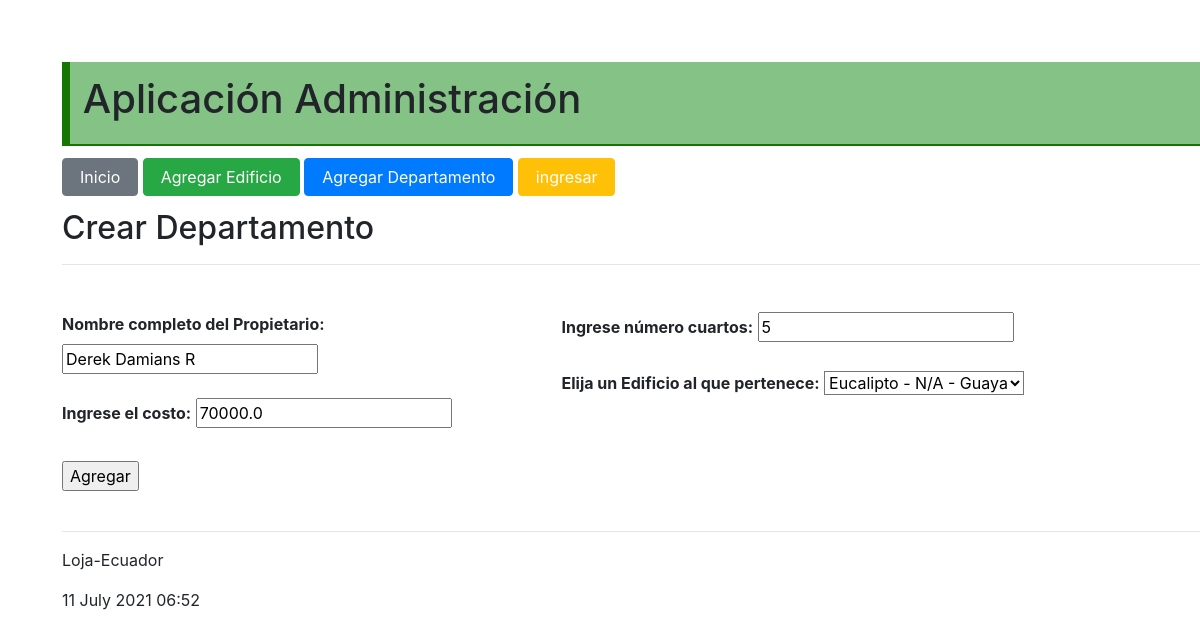
The app's page /editar/departamento/30 with its own data.
### administrativo/models.py (models this page shows, shortened)
class Departamento(models.Model):
    nombre_propietario = models.CharField(max_length=100)
    costo = models.FloatField()
    numero_cuartos = models.IntegerField()
    edificio = models.ForeignKey(Edificio, on_delete=models.CASCADE,
            related_name="departamentos")

### administrativo/views.py (the view)
# urls.py: path('editar/departamento/<int:id>', views.editar_departamento,
def editar_departamento(request, id):
    departamento = Departamento.objects.get(pk=id)
    if request.method=='POST':
        formulario = DepartamentoForm(request.POST, instance=departamento)
        print(formulario.errors)
        if formulario.is_valid():
            formulario.save()
            return redirect(index)
    else:
        formulario = DepartamentoForm(instance=departamento)
    diccionario = {'formulario': formulario}
    return render(request, 'crearDepartamento.html', diccionario)

### administrativo/forms.py (shortened to what this page needs)
class DepartamentoForm(ModelForm):
    class Meta:
        model = Departamento
        fields = ['nombre_propietario', 'costo', 'numero_cuartos', 'edificio']
        labels = {
                'nombre_propietario': _('Ingrese nombre del propietario por favor'),
                'costo': _('Ingrese el costo por favor'),
                'numero_cuartos': _('Ingrese el numero de cuartos por favor'),
                'edificio': _('Elija un edificio'),
            }

### administrativo/models.py (called while the page is built)
    def __str__(self):
        return "%s - %s - %s - %s.\n" % (self.nombre,
                self.direccion,
                self.ciudad,
                self.tipo)

### administrativo/templates/crearDepartamento.html (shortened to what this page needs)
{% extends "master.html" %}
{% block content %}
<h2>Crear Departamento</h3>
  <hr>
  <section class=" pt-3"  >
    <form action="" method="POST">
      <div class='wrapper-dos-columnas'>
        <div class='row'>
          <div class='column'>
            <div class='izquierda-column'>
              <div class="fieldWrapper">
                <label for="{{ formulario.nombre_propietario.id_for_label }}">Nombre completo del Propietario: </label>
                {{ formulario.nombre_propietario }}
              </div>
                <br>
              <div class="fieldWrapper">
                <label for="{{ formulario.costo.id_for_label }}">Ingrese el costo: </label>
                {{ formulario.costo }}
              </div>
            </div>
          </div>
          <div class='column'>
            <div class='derecha-column'>
              <div class="fieldWrapper">
                <label for="{{ formulario.numero_cuartos.id_for_label }}">Ingrese número cuartos: </label>
                {{ formulario.numero_cuartos }}
              </div>
              <div class="fieldWrapperEdificio">
                <br>
                <label for="{{ formulario.edificio.id_for_label }}">Elija un Edificio al que pertenece: </label>
                {{ formulario.edificio }}
              </div>
            </div>
          </div>
        </div>
      </div>
      <br>
      <div><input type='submit' value='Agregar'/></div>
      <br>
      <hr>
    </form>
  </section>
{% endblock %}

### administrativo/static/css/estilos.css (style rules this page uses)
body { background: #FEFEFD; padding: 30px; }
section { width: 100%; }
.wrapper-dos-columnas { margin: 15px; }
.row { display: flex; flex-direction: row; flex-wrap: wrap; width: 90%; }
.column { display: flex; flex-direction: column; flex-basis: 100%; flex: 1; }
.izquierda-column { background-color: #FFF; height: 110px; }
.derecha-column { background-color: #FFF; height: 110px; }
.fieldWrapperEdificio select { width: 40%; background-color: #FFF; }
.row label { font-weight: 700; }

### records on screen
Departamento: nombre_propietario "Derek Damians R", costo "70000.0", numero_cuartos "5", edificio "Eucalipto - N/A - Guayas - residencial."
